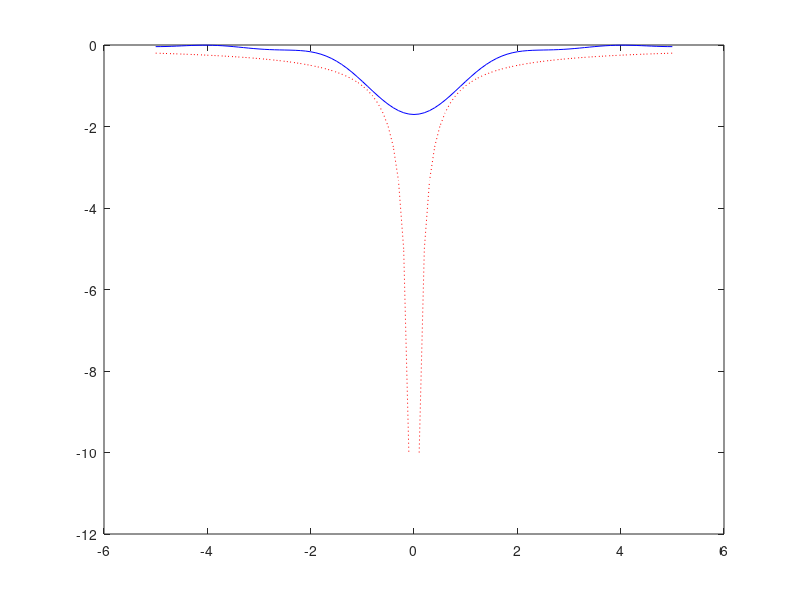

Source code (MATLAB):
% plot for periodic potential and -1/r
% May 31st, 2018

clear;
n0=0;
N_p=5;        % cutoff
N=floor(N_p);
kk=zeros(8*N^3,3);
for ii=-N:N
    m=sqrt(N_p^2-ii^2);
    m=floor(m);
    for j=-m:m
        l=sqrt(N_p^2-ii^2-j^2);
        l=floor(l);
        for k=-l:l
            n0=n0+1;
            kk(n0,:)=[ii,j,k];
        end
    end
end
fprintf('cutoff=%d\n ',n0  );

L=10;
x=-L/2:0.1:L/2;
y=zeros(size(x));
for k=1:101
    r=[x(k),0,0];
    sum=0;
    for j=1:n0
        K=norm(kk(j,:),2)*2*pi/L;
         if K==0
            continue;
         end
        sum=sum+exp(1i*kk(j,:)*r'*2*pi/L)/K^2;
    end
    y(k)=-4*pi/L^3*sum;
end
yy=-1./abs(x);
plot(x,real(y),'b-',x,yy,'r:')